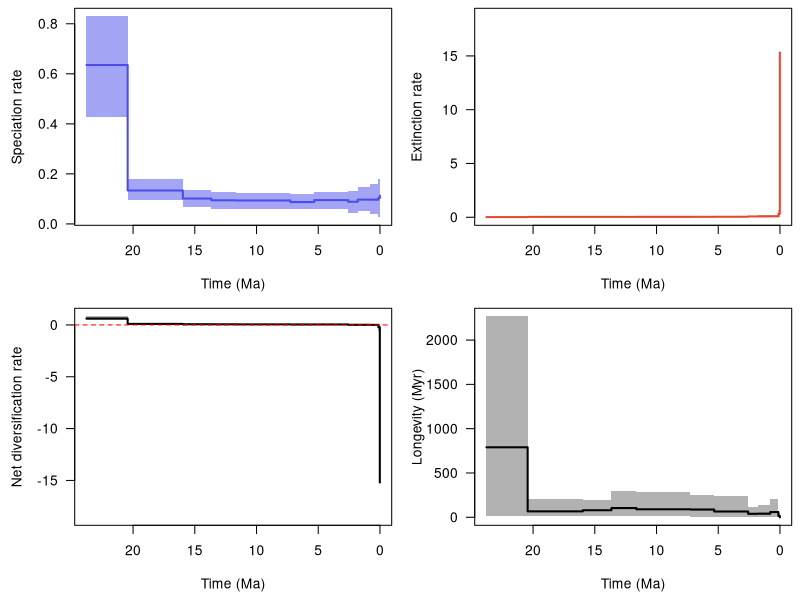

Recreate this plot in R.
pdf(file='/home/ubuntu/Software/PyRate/example_files/BDNN_examples/Carnivora/pyrate_mcmc_logs/Carnivora_occs_1_taxon_time_tables_G_BDS_BDNN_16_8TVc_RTT.pdf', width = 9, height = 6, useDingbats = FALSE)

layout(matrix(1:4, ncol = 2, nrow = 2, byrow = TRUE))
par(las = 1, mar = c(4.5, 4.5, 0.5, 0.5))
time_vec=c(23.77883975202193, 20.44001,20.44,15.97001,15.97,13.65001,13.65,11.63001,11.63,7.25001,7.25,5.33001,5.33,2.58001,2.58,1.80001,1.8,0.78101,0.781,0.12601,0.126,0.01171,0.0117,0.0)
sp_mean=c(0.6351004214888254, 0.6351004214888254,0.1336483256236124,0.1336483256236124,0.10141009068427913,0.10141009068427913,0.0943969918664638,0.0943969918664638,0.09376858826016532,0.09376858826016532,0.08736246477442464,0.08736246477442464,0.09529584333215538,0.09529584333215538,0.08860018286734565,0.08860018286734565,0.0970263204437055,0.0970263204437055,0.09691362068106614,0.09691362068106614,0.10359255430300984,0.10359255430300984,0.11278008186527821,0.11278008186527821)
sp_lwr=c(0.4278419623297022, 0.4278419623297022,0.0941521259167579,0.0941521259167579,0.06854472004810978,0.06854472004810978,0.059751322248926673,0.059751322248926673,0.0606439010082283,0.0606439010082283,0.05820887810221688,0.05820887810221688,0.0611782848154245,0.0611782848154245,0.04454164938045718,0.04454164938045718,0.05011010650119098,0.05011010650119098,0.03928404361720448,0.03928404361720448,0.026606113144595774,0.026606113144595774,0.05961370959491095,0.05961370959491095)
sp_upr=c(0.8297374809530177, 0.8297374809530177,0.17979258385670202,0.17979258385670202,0.1358057309065402,0.1358057309065402,0.12668754523255918,0.12668754523255918,0.12438649626897154,0.12438649626897154,0.11772215207723416,0.11772215207723416,0.1284245669652562,0.1284245669652562,0.13129864174565026,0.13129864174565026,0.14797773692895408,0.14797773692895408,0.15864903632698538,0.15864903632698538,0.17763881986660074,0.17763881986660074,0.16011065662055157,0.16011065662055157)
ex_mean=c(0.016713740717735525, 0.016713740717735525,0.03394837021574181,0.03394837021574181,0.03408847021647319,0.03408847021647319,0.03164320662848342,0.03164320662848342,0.03756973667741396,0.03756973667741396,0.041558872564524646,0.041558872564524646,0.04667845660783633,0.04667845660783633,0.07518326775754992,0.07518326775754992,0.0796062419932271,0.0796062419932271,0.08527971923773157,0.08527971923773157,0.32194925267972274,0.32194925267972274,15.30715074444002,15.30715074444002)
ex_lwr=c(1.053334164919874e-05, 1.053334164919874e-05,0.00028516646636960103,0.00028516646636960103,0.00013501887635157644,0.00013501887635157644,0.00013424726050530325,0.00013424726050530325,0.00026827295165987835,0.00026827295165987835,0.00030568094434156465,0.00030568094434156465,0.0002196193064245226,0.0002196193064245226,0.0011661720233641136,0.0011661720233641136,0.0010422918548603022,0.0010422918548603022,0.00011619732806370149,0.00011619732806370149,0.0004441288212659906,0.0004441288212659906,11.535795253829267,11.535795253829267)
ex_upr=c(0.058328232169890054, 0.058328232169890054,0.07116201608703136,0.07116201608703136,0.07232303963103309,0.07232303963103309,0.07321344425419819,0.07321344425419819,0.0851417171191961,0.0851417171191961,0.09443472982294188,0.09443472982294188,0.10551009367511462,0.10551009367511462,0.15940182652179863,0.15940182652179863,0.16938017081566456,0.16938017081566456,0.18507165172788959,0.18507165172788959,0.6351331077971762,0.6351331077971762,18.680496787078976,18.680496787078976)
div_mean=c(0.6183866807710899, 0.6183866807710899,0.09969995540787059,0.09969995540787059,0.06732162046780585,0.06732162046780585,0.0627537852379804,0.0627537852379804,0.056198851582751425,0.056198851582751425,0.045803592209900046,0.045803592209900046,0.048617386724318805,0.048617386724318805,0.013416915109795842,0.013416915109795842,0.01742007845047843,0.01742007845047843,0.011633901443334446,0.011633901443334446,-0.2183566983767128,-0.2183566983767128,-15.194370662574798,-15.194370662574798)
div_lwr=c(0.42843036560675873, 0.42843036560675873,0.04362423474700122,0.04362423474700122,0.017330466171107506,0.017330466171107506,0.0017641528733646356,0.0017641528733646356,-0.004945074200593688,-0.004945074200593688,-0.01920654471248428,-0.01920654471248428,-0.032988882936578576,-0.032988882936578576,-0.08633068576271041,-0.08633068576271041,-0.0953445092513818,-0.0953445092513818,-0.11240231108290971,-0.11240231108290971,-0.5697471372034922,-0.5697471372034922,-18.55348333373823,-18.55348333373823)
div_upr=c(0.8297095578139748, 0.8297095578139748,0.15694711964342456,0.15694711964342456,0.1257555321464911,0.1257555321464911,0.11356556652146274,0.11356556652146274,0.11850667173060202,0.11850667173060202,0.11233162977556166,0.11233162977556166,0.10926161768864145,0.10926161768864145,0.10638629336844332,0.10638629336844332,0.11541975861915572,0.11541975861915572,0.1328830090986652,0.1328830090986652,0.13519644188345398,0.13519644188345398,-11.433433826579236,-11.433433826579236)
long_mean=c(789.7672234065293, 789.7672234065293,66.87386475461341,66.87386475461341,79.43691387080878,79.43691387080878,103.91191542182838,103.91191542182838,89.95664723598605,89.95664723598605,87.29790915463438,87.29790915463438,65.37052749324293,65.37052749324293,39.221447440289296,39.221447440289296,40.6596663671742,40.6596663671742,59.229102254750394,59.229102254750394,15.890842081669522,15.890842081669522,0.06634927913621379,0.06634927913621379)
long_lwr=c(9.277618932654331, 9.277618932654331,10.204782907821127,10.204782907821127,10.258918503862839,10.258918503862839,9.79785080792539,9.79785080792539,8.745774856783576,8.745774856783576,6.62690567559388,6.62690567559388,6.338003784362582,6.338003784362582,4.376720213449947,4.376720213449947,4.142697271206475,4.142697271206475,3.9259245592882874,3.9259245592882874,0.8497250612448762,0.8497250612448762,0.049738452772603456,0.049738452772603456)
long_upr=c(2267.69796004049, 2267.69796004049,203.38696234531895,203.38696234531895,189.63832259689897,189.63832259689897,301.7062161147976,301.7062161147976,280.7690305085719,280.7690305085719,247.87449359597093,247.87449359597093,238.10704566589618,238.10704566589618,120.82332017866612,120.82332017866612,138.82733080356422,138.82733080356422,208.5215464648019,208.5215464648019,44.62862386068984,44.62862386068984,0.08170658136878954,0.08170658136878954)
xlim = c(23.77883975202193, 0.0)
ylim = c(0.026606113144595774, 0.8297374809530177)
not_NA = !is.na(sp_mean)
plot(time_vec[not_NA], sp_mean[not_NA], type = 'n', xlim = xlim, ylim = ylim, xlab = 'Time (Ma)', ylab = 'Speciation rate')
polygon(c(time_vec[not_NA], rev(time_vec[not_NA])), c(sp_lwr[not_NA], rev(sp_upr[not_NA])), col = adjustcolor('#4c4cec', alpha = 0.5), border = NA)
lines(time_vec[not_NA], sp_mean[not_NA], col = '#4c4cec', lwd = 2)
ylim = c(1.053334164919874e-05, 18.680496787078976)
not_NA = !is.na(ex_mean)
plot(time_vec[not_NA], ex_mean[not_NA], type = 'n', xlim = xlim, ylim = ylim, xlab = 'Time (Ma)', ylab = 'Extinction rate')
polygon(c(time_vec[not_NA], rev(time_vec[not_NA])), c(ex_lwr[not_NA], rev(ex_upr[not_NA])), col = adjustcolor('#e34a33', alpha = 0.5), border = NA)
lines(time_vec[not_NA], ex_mean[not_NA], col = '#e34a33', lwd = 2)
ylim = c(-18.55348333373823, 0.8297095578139748)
not_NA = !is.na(div_mean)
plot(time_vec[not_NA], div_mean[not_NA], type = 'n', xlim = xlim, ylim = ylim, xlab = 'Time (Ma)', ylab = 'Net diversification rate')
polygon(c(time_vec[not_NA], rev(time_vec[not_NA])), c(div_lwr[not_NA], rev(div_upr[not_NA])), col = adjustcolor('black', alpha = 0.3), border = NA)
lines(time_vec[not_NA], div_mean[not_NA], col = 'black', lwd = 2)
abline(h = 0, col = 'red', lty = 2)
ylim = c(0.049738452772603456, 2267.69796004049)
not_NA = !is.na(long_mean)
plot(time_vec[not_NA], long_mean[not_NA], type = 'n', xlim = xlim, ylim = ylim, xlab = 'Time (Ma)', ylab = 'Longevity (Myr)')
polygon(c(time_vec[not_NA], rev(time_vec[not_NA])), c(long_lwr[not_NA], rev(long_upr[not_NA])), col = adjustcolor('black', alpha = 0.3), border = NA)
lines(time_vec[not_NA], long_mean[not_NA], col = 'black', lwd = 2)
dev.off()